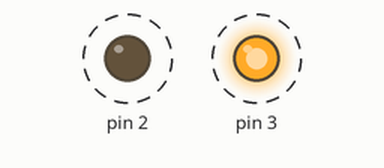
A sketch run on a simulated Arduino Uno, built with avr-gcc and run on an emulated ATmega328P. On the bench: output pins drawn as LEDs (lit = HIGH). Dashed ring = blinking.

Above: at 0.2 s.
Timing chart, 0 to 3.0 s (numbered marks = the images above):
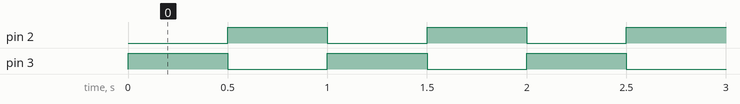

Measured:
- by itself, pin 2, pin 3: alternates HIGH for 0.50 s and LOW for 0.50 s

The sketch:

2LED.ino
```cpp
void setup() {
  // put your setup code here, to run once:

}

void charlie(int a, int b){
  if(b == 2){
    pinMode(a, INPUT);
  }
  else{
    pinMode(a, OUTPUT);
    digitalWrite(a, b);
  }
}

void loop() {
charlie(2, 0);
charlie(3, 1);
delay(500);
charlie(2, 1);
charlie(3, 0);
delay(500);
}
```
